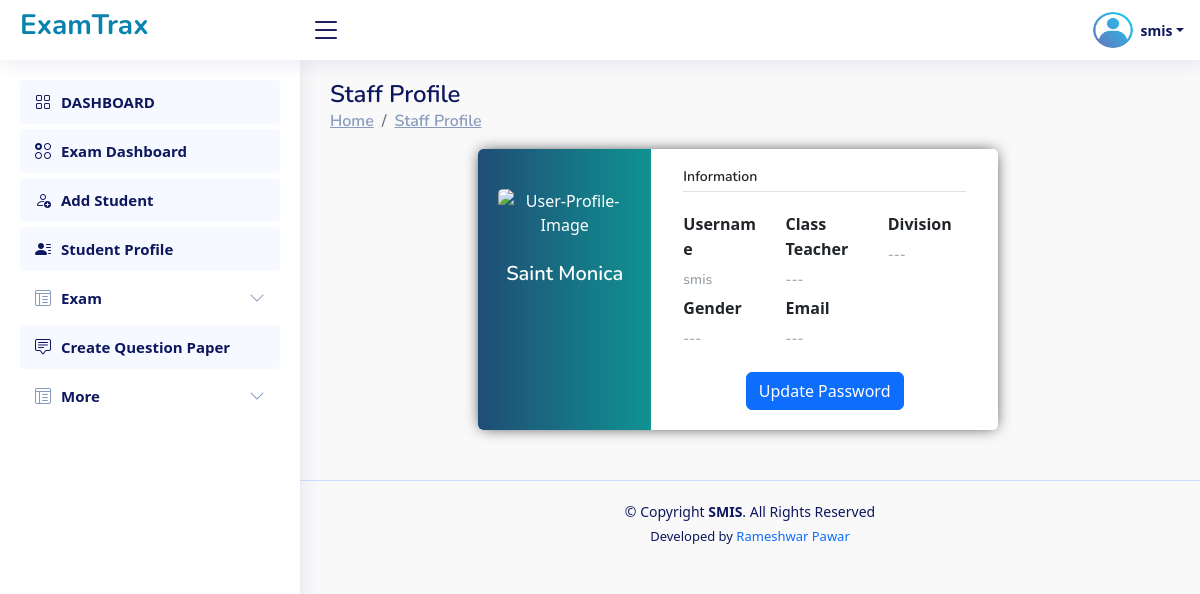
Page /Staff/staff_profile/ (signed in) on the earlier database version.
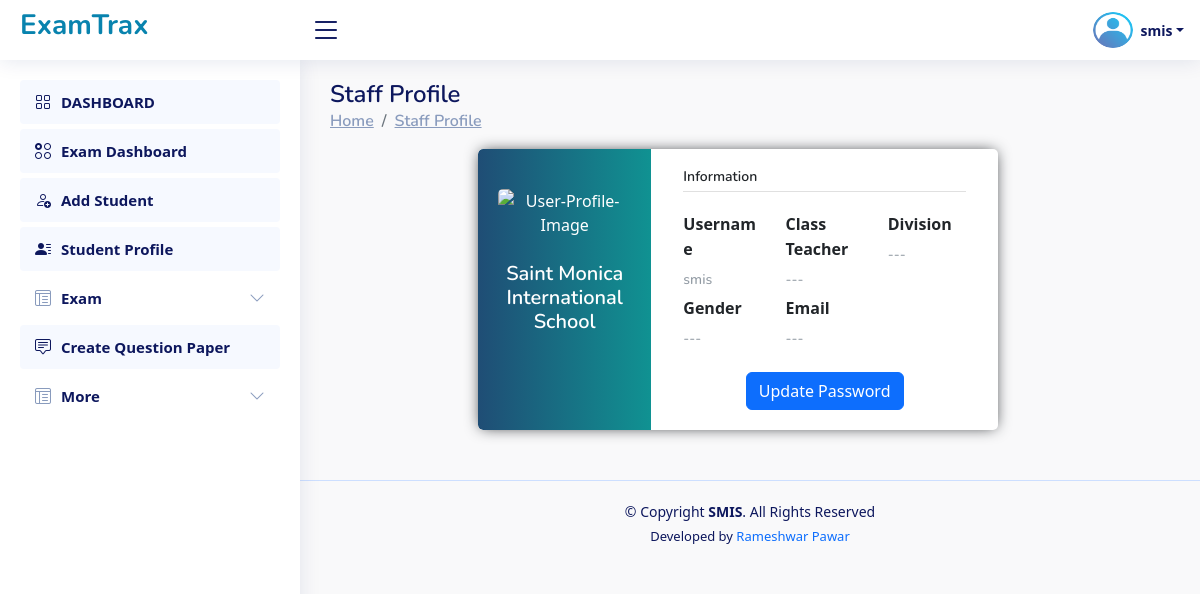
Same page on the later database version.
### Institute/models.py (models this page shows, shortened)
class CustomUser(AbstractUser):
    student_prn_no = models.BigIntegerField(null=True,unique=True)
    name = models.CharField(max_length=200,null=True)
    roll_no = models.CharField(max_length=20,null=True)
    class_name = models.CharField(max_length=50,null=True,choices=CLASS)
    division = models.CharField(max_length=10,null=True,choices=DIVISION)
    is_institute=models.BooleanField(default=False)
    is_staff=models.BooleanField(default=False)
    is_student=models.BooleanField(default=False)
    staff_id = models.CharField(max_length=10,null=True)
    designation=models.CharField(max_length=50,null=True,blank=True)
    email=models.EmailField(max_length=254,null=True,blank=True)
    gender=models.CharField(max_length=50,null=True,blank=True,choices=GENDER)

### Staff/views.py (the view)
# urls.py: path("staff_profile/",views.staff_profile,name="staff_profile"),
def staff_profile(request):
    return render(request,"staff__staff_profile_page.html")

### Staff/views.py (called while the page is built)
def my_exam_list_object_for_base(request):
    if request.user.is_authenticated:
        exam = Exam.objects.filter(staff_id=request.user.staff_id).order_by('-id')
    else:
        exam={}
    return {'exam_list_data': exam}

### Staff/templates/staff__staff_profile_page.html (shortened to what the changed rows need)
{% extends 'staff_base.html' %}
{% load crispy_forms_tags %}
{% block content %}
<main id="main" class="main">
    <div class="pagetitle">
        <h1>Staff Profile</h1>
    </div>
    <section class="section dashboard">
        <div class="row">
            <div class="col-lg-12">
                <div class="page-content page-container" id="page-content">
                    <div class="">
                        <div class="row container d-flex justify-content-center">
                            <div class="col-xl-8 col-md-12">
                                <div class="card user-card-full">
                                    <div class="row m-l-0 m-r-0">
                                        <div class="col-sm-4 bg-c-lite-green user-profile">
                                            <div class="card-block text-center text-white">
                                                <div class="m-b-25">
                                                    <img src="https://img.icons8.com/bubbles/100/000000/user.png"
                                                        class="img-radius" alt="User-Profile-Image">
                                                </div>
                                                <h5 class="f-w-600">{{request.user.name}}</h5>
                                            </div>
                                        </div>
                                        <div class="col-sm-8">
                                            <div class="card-block">
                                                <div class="row">
                                                    <div class="col-sm-4">
                                                        <p class="m-b-10 f-w-600">Username</p>
                                                        <h6 class="text-muted f-w-400">{% if request.user.username %}{{request.user.username}}{% else %}---{% endif %}</h6>
                                                    </div>
                                                </div>
                                            </div>
                                        </div>
                                    </div>
                                </div>
                            </div>
                        </div>
                    </div>
                </div>
            </div>
        </div>
    </section>
</main>
{% endblock content %}

### Staff/templates/staff_base.html (shortened to what this page needs)
{% load static %}
<!DOCTYPE html>
<html lang="en">
<head>
    <link href="https://unpkg.com/aos@2.3.1/dist/aos.css" rel="stylesheet">
    <link rel="stylesheet" href="https://cdn.jsdelivr.net/npm/bootstrap-icons@1.10.3/font/bootstrap-icons.css">
  <link rel="stylesheet" href="{% static 'css/base_style.css' %}">
<link rel="stylesheet" href="https://cdn.jsdelivr.net/npm/bootstrap@5.2.2/dist/css/bootstrap.min.css">
<link rel="stylesheet" href="https://cdn.datatables.net/1.11.3/css/dataTables.bootstrap5.min.css">
</head>
<body>
<header id="header" class="header fixed-top d-flex align-items-center">
  <div class="d-flex align-items-center justify-content-between">
      <a href=" " class="logo d-flex align-items-center" style="text-decoration:none;" data-toggle="modal"  data-target="#logout_model">
          <center>
            <h3 style=" color:#0883AE;"><b>ExamTrax</b></h3>
          </center>
      </a>
      <i class="bi bi-list toggle-sidebar-btn"></i>
  </div>
  <nav class="header-nav ms-auto">
      <ul class="d-flex align-items-center">
          <li class="nav-item dropdown pe-3 text-center  ">
              <a class="nav-link nav-profile d-flex align-items-center pe-0" href="#" data-bs-toggle="dropdown">
                  <img src="{% static 'img/profile.png' %}" alt="Profile" class="rounded-circle" style="width:40px; height:40px;">
                  <span class="d-none d-md-block dropdown-toggle ps-2"> {{request.user.username}}</span>
              </a>
          </li>
      </ul>
  </nav>
</header>
<aside id="sidebar" class="sidebar">
  <ul class="sidebar-nav" id="sidebar-nav">
    <li class="nav-item">
          <a class="nav-link " href="{% url 'staff_dashboard' %}">
              <i class="bi bi-grid"></i>
              <span>DASHBOARD</span>
          </a>
      </li>
      <li class="nav-item">
        <a class="nav-link " href=""  data-toggle="modal" data-target="#select_exam_model_for_exam_dashboard">
          <i class="bi bi-ui-radios-grid"></i>
            <span>Exam Dashboard</span>
        </a>
      </li>
      <li class="nav-item">
        <a class="nav-link " href="{% url 'add_student' %}">
          <i class="bi bi-person-add"></i>
            <span>Add Student</span>
        </a>
      </li>
      <li class="nav-item">
        <a class="nav-link " href="{% url 'student_list' %}">
          <i class="bi bi-person-lines-fill"></i>
            <span>Student Profile</span>
        </a>
      </li>
      <li class="nav-item">
        <a class="nav-link collapsed" data-bs-target="#exam-nav" data-bs-toggle="collapse" href="#">
          <i class="bi bi-layout-text-window-reverse"></i><span>Exam</span><i class="bi bi-chevron-down ms-auto"></i>
        </a>
      </li>
      <li class="nav-item">
        <a class="nav-link " href=""  data-toggle="modal" data-target="#select_exam_model_for_question_paper">
          <i class="bi bi-chat-square-text"></i>
            <span>Create Question Paper</span>
        </a>
      </li>
      <li class="nav-item">
        <a class="nav-link collapsed" data-bs-target="#more" data-bs-toggle="collapse" href="#">
          <i class="bi bi-layout-text-window-reverse"></i><span>More</span><i class="bi bi-chevron-down ms-auto"></i>
        </a>
      </li>
  </ul>
</aside>
  {% block content %}
  {% endblock content %}
  <footer id="footer" class="footer text-center">
      <div class="copyright">
          &copy; Copyright <strong><span>SMIS</span></strong>. All Rights Reserved
      </div>
      <div class="credits">
          Developed by <a href="https://prameshwar4378.github.io/My_Portfolio/" style="text-decoration:none;">Rameshwar Pawar</a>
      </div>
  </footer>
</body>
</html>

Differences in the rows shown:
changed CustomUser "smis": user.name "Saint Monica" → "Saint Monica International School"
